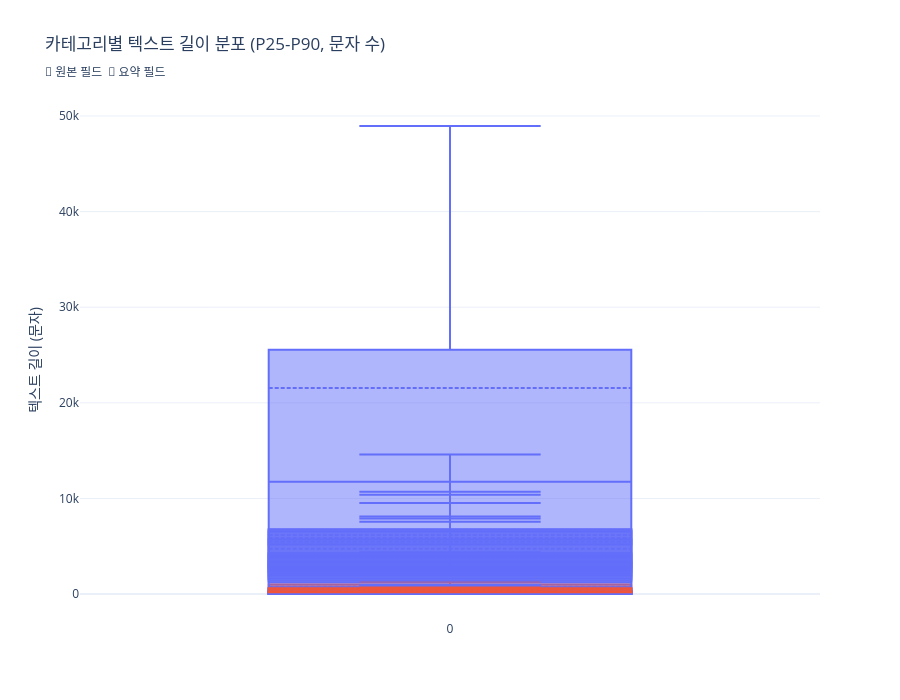

Notebook source saved alongside this figure:
### Code cell
# ── 카테고리별 텍스트 길이 box plot ──────────────────────
# 원본 필드와 요약 필드를 색상으로 구분
box_data = []
for cat_key, ts in text_stats.items():
    for field, stats in ts["fields"].items():
        tag = " [요약]" if stats.get("is_summary") else ""
        box_data.append({
            "카테고리": ts["label"],
            "필드": field,
            "레이블": f"{ts['label']}\n{field}{tag}",
            "P25": stats["p25"],
            "P50": stats["p50"],
            "P75": stats["p75"],
            "P90": stats["p90"],
            "P99": stats["p99"],
            "mean": stats["mean"],
            "유형": "요약" if stats.get("is_summary") else "원본",
        })

df_box = pd.DataFrame(box_data)

# 원본/요약 색상 매핑
color_map = {"원본": "#636EFA", "요약": "#EF553B"}

fig = go.Figure()
for _, row in df_box.iterrows():
    color = color_map[row["유형"]]
    fig.add_trace(go.Box(
        name=row["레이블"],
        q1=[row["P25"]],
        median=[row["P50"]],
        q3=[row["P75"]],
        lowerfence=[row["P25"]],
        upperfence=[row["P90"]],
        mean=[row["mean"]],
        boxmean=True,
        marker_color=color,
        line_color=color,
    ))

fig.update_layout(
    title="카테고리별 텍스트 길이 분포 (P25-P90, 문자 수)<br><sub>🔵 원본 필드  🔴 요약 필드</sub>",
    yaxis_title="텍스트 길이 (문자)",
    height=700,
    showlegend=False,
)
fig.show()

### Figure 1 — Plotly figure (JSON) as saved in the notebook; plotly's stock layout.template omitted (floating-point values rounded to 4 significant figures)
{"data": [{"boxmean": true, "line": {"color": "#636EFA"}, "lowerfence": [68], "marker": {"color": "#636EFA"}, "mean": [92.4], "median": [89], "name": "판례\n판례내용", "q1": [68], "q3": [113], "type": "box", "upperfence": [141]}, {"boxmean": true, "line": {"color": "#636EFA"}, "lowerfence": [215], "marker": {"color": "#636EFA"}, "mean": [471.9], "median": [369], "name": "판례\n판결요지", "q1": [215], "q3": [584], "type": "box", "upperfence": [899]}, {"boxmean": true, "line": {"color": "#636EFA"}, "lowerfence": [56], "marker": {"color": "#636EFA"}, "mean": [141.2], "median": [102], "name": "판례\n판시사항", "q1": [56], "q3": [186], "type": "box", "upperfence": [283]}, {"boxmean": true, "line": {"color": "#636EFA"}, "lowerfence": [1246], "marker": {"color": "#636EFA"}, "mean": [3809.0], "median": [2270], "name": "판례\n이유", "q1": [1246], "q3": [4148], "type": "box", "upperfence": [7562]}, {"boxmean": true, "line": {"color": "#EF553B"}, "lowerfence": [191], "marker": {"color": "#EF553B"}, "mean": [237.8], "median": [229], "name": "판례\n판례요약 [요약]", "q1": [191], "q3": [275], "type": "box", "upperfence": [320]}, {"boxmean": true, "line": {"color": "#636EFA"}, "lowerfence": [5199], "marker": {"color": "#636EFA"}, "mean": [21550.0], "median": [11752], "name": "법령\n조문", "q1": [5199], "q3": [25556], "type": "box", "upperfence": [48949]}, {"boxmean": true, "line": {"color": "#EF553B"}, "lowerfence": [456], "marker": {"color": "#EF553B"}, "mean": [772.6], "median": [720], "name": "법령\n법령 요약 [요약]", "q1": [456], "q3": [1013], "type": "box", "upperfence": [1288]}, {"boxmean": true, "line": {"color": "#636EFA"}, "lowerfence": [50], "marker": {"color": "#636EFA"}, "mean": [103.8], "median": [71], "name": "헌재결정례\n판시사항", "q1": [50], "q3": [114], "type": "box", "upperfence": [207]}, {"boxmean": true, "line": {"color": "#636EFA"}, "lowerfence": [212], "marker": {"color": "#636EFA"}, "mean": [408.8], "median": [255], "name": "헌재결정례\n결정요지", "q1": [212], "q3": [351], "type": "box", "upperfence": [740]}, {"boxmean": true, "line": {"color": "#636EFA"}, "lowerfence": [268], "marker": {"color": "#636EFA"}, "mean": [2618.0], "median": [678], "name": "헌재결정례\n이유", "q1": [268], "q3": [1976], "type": "box", "upperfence": [8115]}, {"boxmean": true, "line": {"color": "#EF553B"}, "lowerfence": [258], "marker": {"color": "#EF553B"}, "mean": [299], "median": [289], "name": "헌재결정례\n심판례요약 [요약]", "q1": [258], "q3": [329], "type": "box", "upperfence": [376]}, {"boxmean": true, "line": {"color": "#636EFA"}, "lowerfence": [14], "marker": {"color": "#636EFA"}, "mean": [31.6], "median": [14], "name": "행정심판례\n주문", "q1": [14], "q3": [44], "type": "box", "upperfence": [81]}, {"boxmean": true, "line": {"color": "#636EFA"}, "lowerfence": [2219], "marker": {"color": "#636EFA"}, "mean": [4751.0], "median": [3382], "name": "행정심판례\n이유", "q1": [2219], "q3": [5726], "type": "box", "upperfence": [9520]}, {"boxmean": true, "line": {"color": "#EF553B"}, "lowerfence": [213], "marker": {"color": "#EF553B"}, "mean": [245.7], "median": [241], "name": "행정심판례\n심판례요약 [요약]", "q1": [213], "q3": [272], "type": "box", "upperfence": [306]}, {"boxmean": true, "line": {"color": "#636EFA"}, "lowerfence": [11], "marker": {"color": "#636EFA"}, "mean": [59.1], "median": [12], "name": "특별행정심판\n주문", "q1": [11], "q3": [83], "type": "box", "upperfence": [171]}, {"boxmean": true, "line": {"color": "#636EFA"}, "lowerfence": [2775], "marker": {"color": "#636EFA"}, "mean": [5481.0], "median": [4265], "name": "특별행정심판\n이유", "q1": [2775], "q3": [6738], "type": "box", "upperfence": [10394]}, {"boxmean": true, "line": {"color": "#636EFA"}, "lowerfence": [38], "marker": {"color": "#636EFA"}, "mean": [139.5], "median": [53], "name": "특별행정심판\n청구취지", "q1": [38], "q3": [88], "type": "box", "upperfence": [395]}, {"boxmean": true, "line": {"color": "#EF553B"}, "lowerfence": [208], "marker": {"color": "#EF553B"}, "mean": [237.3], "median": [234], "name": "특별행정심판\n심판례요약 [요약]", "q1": [208], "q3": [263], "type": "box", "upperfence": [293]}, {"boxmean": true, "line": {"color": "#636EFA"}, "lowerfence": [234], "marker": {"color": "#636EFA"}, "mean": [483.2], "median": [394], "name": "법령해석례\n질의요지", "q1": [234], "q3": [659], "type": "box", "upperfence": [958]}, {"boxmean": true, "line": {"color": "#636EFA"}, "lowerfence": [83], "marker": {"color": "#636EFA"}, "mean": [152.4], "median": [127], "name": "법령해석례\n회답", "q1": [83], "q3": [192], "type": "box", "upperfence": [272]}, {"boxmean": true, "line": {"color": "#636EFA"}, "lowerfence": [1939], "marker": {"color": "#636EFA"}, "mean": [2816.0], "median": [2557], "name": "법령해석례\n이유", "q1": [1939], "q3": [3388], "type": "box", "upperfence": [4380]}, {"boxmean": true, "line": {"color": "#EF553B"}, "lowerfence": [180], "marker": {"color": "#EF553B"}, "mean": [203.3], "median": [200], "name": "법령해석례\n해석례요약 [요약]", "q1": [180], "q3": [223], "type": "box", "upperfence": [246]}, {"boxmean": true, "line": {"color": "#636EFA"}, "lowerfence": [2328], "marker": {"color": "#636EFA"}, "mean": [5877.0], "median": [3948], "name": "위원회 결정문\n이유", "q1": [2328], "q3": [6545], "type": "box", "upperfence": [10712]}, {"boxmean": true, "line": {"color": "#636EFA"}, "lowerfence": [104], "marker": {"color": "#636EFA"}, "mean": [220.6], "median": [133], "name": "위원회 결정문\n결정요지", "q1": [104], "q3": [208], "type": "box", "upperfence": [344]}, {"boxmean": true, "line": {"color": "#636EFA"}, "lowerfence": [78], "marker": {"color": "#636EFA"}, "mean": [321], "median": [150], "name": "위원회 결정문\n주문", "q1": [78], "q3": [327], "type": "box", "upperfence": [561]}, {"boxmean": true, "line": {"color": "#EF553B"}, "lowerfence": [167], "marker": {"color": "#EF553B"}, "mean": [197.8], "median": [194], "name": "위원회 결정문\n결정문요약 [요약]", "q1": [167], "q3": [224], "type": "box", "upperfence": [254]}, {"boxmean": true, "line": {"color": "#636EFA"}, "lowerfence": [49], "marker": {"color": "#636EFA"}, "mean": [158.4], "median": [96], "name": "부처 해석례\n질의요지", "q1": [49], "q3": [192], "type": "box", "upperfence": [350]}, {"boxmean": true, "line": {"color": "#636EFA"}, "lowerfence": [193], "marker": {"color": "#636EFA"}, "mean": [400.5], "median": [320], "name": "부처 해석례\n회답", "q1": [193], "q3": [514], "type": "box", "upperfence": [773]}, {"boxmean": true, "line": {"color": "#EF553B"}, "lowerfence": [168], "marker": {"color": "#EF553B"}, "mean": [195.1], "median": [193], "name": "부처 해석례\n해석요약 [요약]", "q1": [168], "q3": [219], "type": "box", "upperfence": [246]}, {"boxmean": true, "line": {"color": "#636EFA"}, "lowerfence": [29], "marker": {"color": "#636EFA"}, "mean": [148.1], "median": [62], "name": "법률용어사전\n법령용어정의", "q1": [29], "q3": [126], "type": "box", "upperfence": [286]}, {"boxmean": true, "line": {"color": "#636EFA"}, "lowerfence": [1627], "marker": {"color": "#636EFA"}, "mean": [6184.0], "median": [2730], "name": "조약\n조약내용", "q1": [1627], "q3": [6787], "type": "box", "upperfence": [14609]}, {"boxmean": true, "line": {"color": "#EF553B"}, "lowerfence": [205], "marker": {"color": "#EF553B"}, "mean": [235.4], "median": [232], "name": "조약\n조약요약 [요약]", "q1": [205], "q3": [261], "type": "box", "upperfence": [292]}, {"boxmean": true, "line": {"color": "#636EFA"}, "lowerfence": [1435], "marker": {"color": "#636EFA"}, "mean": [3750.0], "median": [2248], "name": "행정규칙\n조문내용", "q1": [1435], "q3": [4267], "type": "box", "upperfence": [7904]}, {"boxmean": true, "line": {"color": "#EF553B"}, "lowerfence": [465], "marker": {"color": "#EF553B"}, "mean": [547.2], "median": [532], "name": "행정규칙\n행정규칙요약 [요약]", "q1": [465], "q3": [614], "type": "box", "upperfence": [699]}], "layout": {"height": 700, "showlegend": false, "title": {"text": "카테고리별 텍스트 길이 분포 (P25-P90, 문자 수)<br><sub>🔵 원본 필드  🔴 요약 필드</sub>"}, "yaxis": {"title": {"text": "텍스트 길이 (문자)"}}}}
